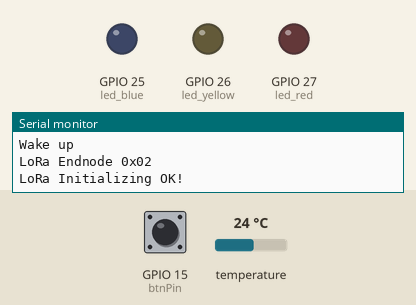
Bench run of a program on a simulated ESP32. On the bench: output pins drawn as LEDs (lit = HIGH), the last lines printed to the serial monitor. The test bench sets the inputs (shaded band); at power-on: GPIO 15 (btnPin) LOW, temperature 24 °C. No radio packets arrive unless stated. At 2.4 s the program puts the board to deep sleep or switches it off; the recording ends there.

Above: at 0.1 s.
At 1.9 s:
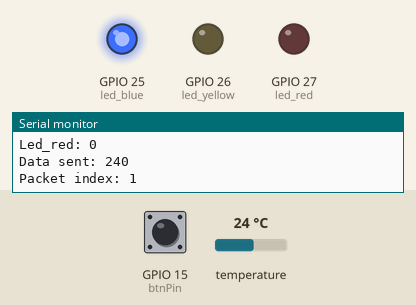
Timing chart, 0 to 2.4 s (numbered marks = the images above):
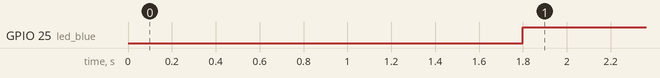

Measured:
- by itself, GPIO 25 (led_blue): LOW → HIGH at 1.8 s

The program:

main.cpp
```cpp
/*


			LoRa SX1278           Module ESP32
			3.3V	                3.3V
			NSS                  	D5
			MOSI	                D23
			DIO0                 	D2
			GND                 	GND
			RST                     D14
			SCK	                D18
			MISO	                D19


// Chân dữ liệu DS18B20
const int oneWireBus = 13;
// Chân nút nhấn
#define btnPin 15
// Các ngưỡng Led
#define led_blue 25
#define led_yellow 26
#define led_red 27

*** EndNode
 Chủ yếu ở chế độ chỉ gửi dữ liệu, thời gian thức khoảng 2s
- Giữ nút 1 lúc > 1s thì vào chế độ: Nhận dữ liệu từ Gateway để cập nhật ngưỡng nhiệt độ
+ kiểm tra địa chỉ xem có phải gửi cho EndNode này hoặc Broadcast không, đúng mới nhận, còn không thì không nhận.
+ Khi nhận được gói tin sẽ tiến hành phân tích và cập nhật ngưỡng nhiệt mới.
+ Dữ liệu truyền đi dạng abcdef: abc = T_Blue, def = T_Yellow
  Giả sử nhiệt độ đo được là temp_current
  Temp_current <= T_Blue:  bật đèn xanh
  T_Blue < Temp_current <= T_Yellow: bật đèn vàng
  Temp_current > T_Yellow: bật đèn đỏ
+ Thả nút sẽ thoát khỏi chế độ nhận dữ liệu, đo và hiển thị Led xem có đúng với ngưỡng cập nhật không, rồi lại vào chế độ ngủ.
- Khi nhấn nút < 1s: bắt đầu đo nhiệt độ và gửi dữ liệu lên Gateway, gửi xong vào chế độ ngủ
+ Hiển thị Led theo ngưỡng nhiệt trong 0.5s.

*/


// Include libraries
#include <Arduino.h>
#include <SPI.h>
#include <LoRa.h>
#include <OneWire.h>
#include <DallasTemperature.h>

// Khai báo chân Lora
#define ss 5
#define rst 14
#define dio0 2

// Cài đặt các chân
#define btnPin 15             // chân nhận tín hiệu Nút nhấn
#define led_blue 25           // chân điều khiển Led xanh
#define led_yellow 26         // chân điều khiển Led vàng
#define led_red 27            // chân điều khiển Led đỏ
const int oneWireBus = 13;    // Chân nhận dữ liệu từ cảm biến


// Khai báo gói tin
RTC_DATA_ATTR byte msgCount = 1;            // chỉ số bản tin gửi đi
byte localAddress = 0x02;                   // địa chỉ của Endnode này
byte destination = 0x01;                    // địa chỉ của Gateway

// Nhiệt độ
float temperature = 0;                        // Biến chứa dữ liệu nhiệt độ
RTC_DATA_ATTR int T_Blue = 25;              // Ngưỡng nhiệt độ đèn xanh
RTC_DATA_ATTR int T_Yellow = 30;            // Ngưỡng nhiệt độ đèn vàng

// Bản tin gửi đi
int payloadLenght = 4;                      // Độ dài bản tin
byte Data[4];                               // Biến chứa dữ liệu gửi đi

// Cài đặt cảm biến
OneWire oneWire(oneWireBus);
DallasTemperature sensors(&oneWire);

void setup()
{
//Cài đặt chân 15 để làm nút nhấn
  esp_sleep_enable_ext0_wakeup(GPIO_NUM_15,1); //1 = High, 0 = Low
// Cài đặt các chân để điều khiển Led
  pinMode(led_blue, OUTPUT);
  pinMode(led_yellow, OUTPUT);
  pinMode(led_red, OUTPUT);
// Cài đặt Serial
  Serial.begin(115200);
  while (!Serial);
  Serial.println("Wake up");
  Serial.println("LoRa Endnode 0x02");
// Cài đặt Lora
  LoRa.setPins(ss, rst, dio0);
  while (!LoRa.begin(433E6))     //433E6 - Asia, 866E6 - Europe, 915E6 - North America
  {
    Serial.println(".");
    delay(500);
  }
  LoRa.setSyncWord(0xA5);
  Serial.println("LoRa Initializing OK!");
// Cài đặt cảm biến
  sensors.begin();
  delay (1000);
}

// Hàm gửi dữ liệu lên Gateway
void sendMessage(byte* outgoing) {
  LoRa.beginPacket();                                            // bắt đầu gói tin
  LoRa.write(destination);                                       // thêm địa chỉ nhận
  LoRa.write(localAddress);                                      // thêm địa chỉ gửi
  LoRa.write(msgCount);                                          // thêm chỉ số bản tin gửi đi
  LoRa.write(payloadLenght);                                     // thêm độ dài bản tin gửi đi
  LoRa.write(outgoing, payloadLenght);                           // thêm bản tin
  LoRa.endPacket();                                              // kết thúc gói tin và gửi đi
  Serial.println("Packet index: " + String(msgCount));           // in chỉ số của gói tin
  msgCount++;                                                    // tăng chỉ số bản tin
}


// Hàm nhận dữ liệu để thay đổi ngưỡng nhiệt
void onReceive(int packetSize) {
  if (packetSize == 0) return;          // Nếu không có bản tin thì return
//Phân tích dữ liệu nhận được
  int recipient = LoRa.read();          // địa chỉ người nhận
  byte sender = LoRa.read();            // địa chỉ người gửi
  byte incomingMsgId = LoRa.read();     // chỉ số bản tin nhận
  byte incomingLength = LoRa.read();    // độ dài bản tin nhận

  Serial.println("Received from: 0x" + String(sender, HEX));
  Serial.println("Sent to: 0x" + String(recipient, HEX));
  Serial.println("Message ID: " + String(incomingMsgId));
  Serial.println("Message length: " + String(incomingLength));
  byte incomingData[4];
  int i=0;
  Serial.println("We are in the case of data receiving");
  while (LoRa.available()) {
  incomingData[i] = LoRa.read();
  i++;
  }
// Kiểm tra xem nếu gửi cho Endnode này hoặc Broadcast thì mới nhận
  if (recipient != localAddress && recipient != 0xFF) {
    Serial.println("This message is not for me.");
    return;                             // skip rest of function
  }
// Nhận ngưỡng nhiệt
    T_Blue = ((incomingData[0] << 8) | incomingData[1]);
    T_Blue = T_Blue;
    T_Yellow = ((incomingData[2] << 8) | incomingData[3]);
    T_Yellow = T_Yellow;
    Serial.println("Blue Temperature Threshold: " + String (T_Blue));
    Serial.println("Yellow Temperature Threshold: " + String (T_Yellow));
  }

void loop() {
  int read = 0;
 // Nếu vẫn đang nhấn nút thì vào chế độ nhận ngưỡng nhiệt
  while(digitalRead(btnPin) == HIGH)
  {
  Serial.println("In the case of receiving heat threshold");
	onReceive(LoRa.parsePacket());
  }

// Cảm biến đo nhiệt độ lưu vào biến Temperature
  sensors.requestTemperatures();
  temperature = sensors.getTempCByIndex(0);
// Chuyen kieu int; *10 để gửi đi
  int Temperature = int (temperature*10);
  Serial.print("Temperature is: ");
  Serial.println(temperature);
// Hiển thị Led theo nhiệt độ
  if(temperature<=T_Blue)
  {
  digitalWrite(led_blue,HIGH);
  digitalWrite(led_yellow,LOW);
  digitalWrite(led_red,LOW);
  }
  else if(temperature<T_Yellow)
  {
  digitalWrite(led_blue,LOW);
  digitalWrite(led_yellow,HIGH);
  digitalWrite(led_red,LOW);
  }
  else
  {
  digitalWrite(led_blue,LOW);
  digitalWrite(led_yellow,LOW);
  digitalWrite(led_red,HIGH);
  }
// Serial để nhìn
  read = digitalRead(led_blue);
  Serial.println("Led_blue: " + String (read));
  read = digitalRead(led_yellow);
  Serial.println("Led_yellow: "+ String (read));
  read = digitalRead(led_red);
  Serial.println("Led_red: "+ String (read));

// Tạo gói tin và gửi dữ liệu đến Gateway
  Data[0] = Temperature >> 8;
  Data[1] = Temperature;
  Serial.println("Data sent: "+ String(Temperature));
  sendMessage(Data);

// Để Led chỉ thị ngưỡng sáng trong 0.5s
  delay (500);

// Vào chế độ ngủ
  Serial.println("Going to sleep now");
  esp_deep_sleep_start();
  }
```
